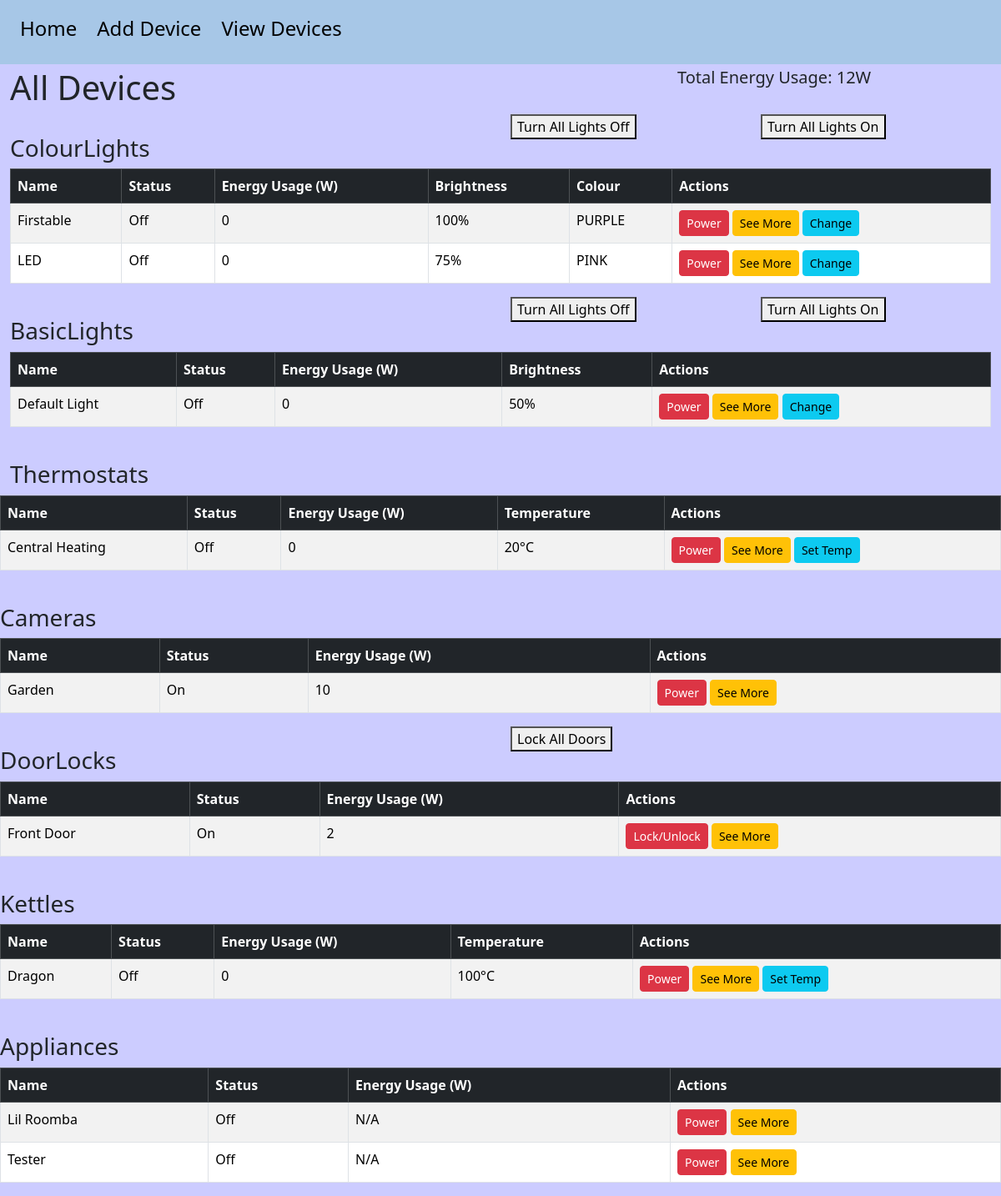
Before: /alldevices with the older database file.
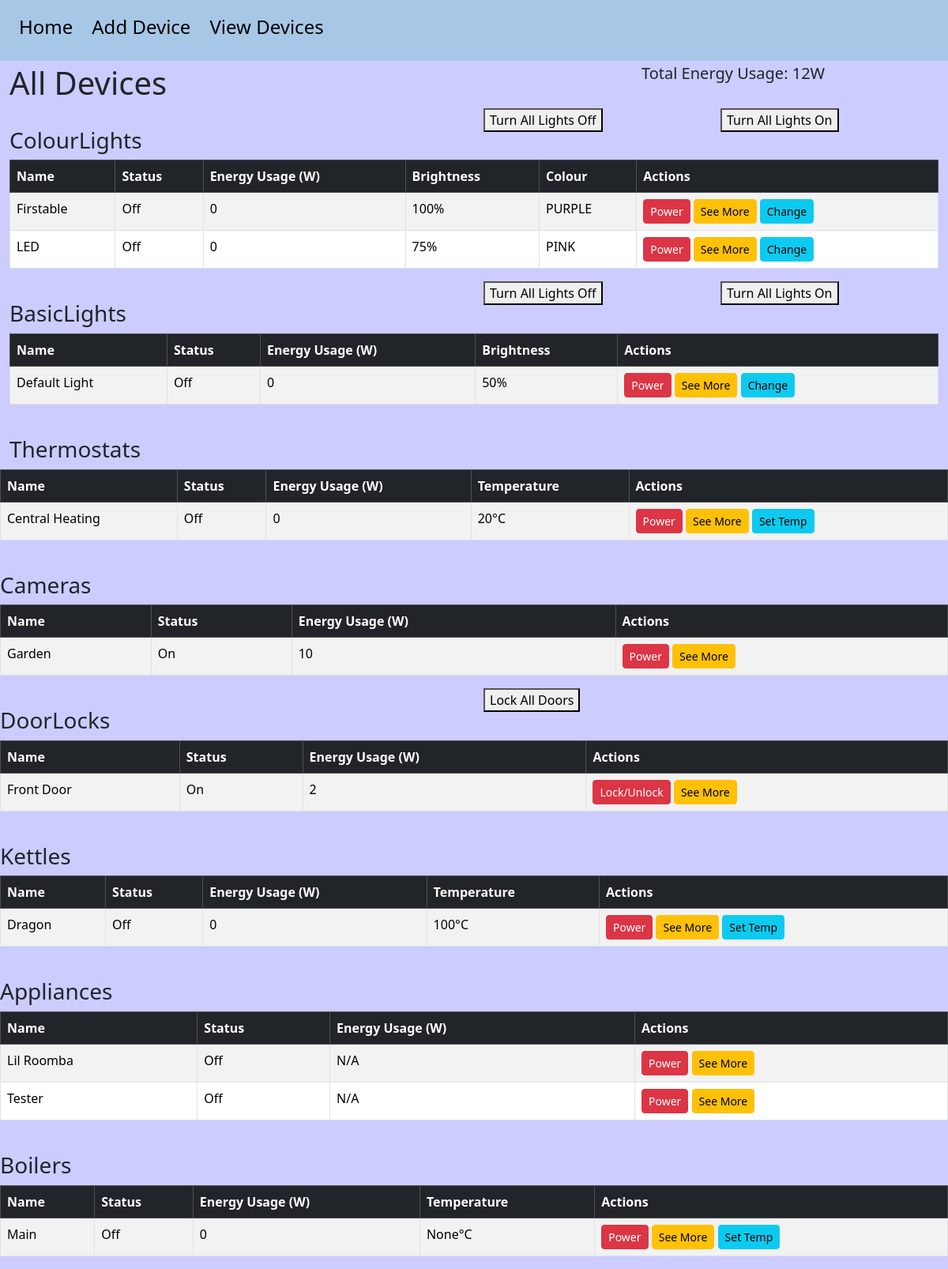
After: the same page with the newer database file.
### database.py (models this page shows, shortened)
class Device(db.Model):
    __tablename__ = "devices"
    id = db.Column(db.Integer, primary_key=True)
    name = db.Column(db.String(80), nullable=False)
    type = db.Column(db.String(20), nullable=False)
    status = db.Column(db.Boolean, default=False)
    temperature = db.Column(db.Integer, nullable=True)
    brightness = db.Column(db.Integer, nullable=True)
    colour = db.Column(db.String(20), nullable=True)

### routes.py (the view)
@app.route('/alldevices', methods=['GET'])
def view_all():
    devices = Device.query.all()
    grouped_devices = defaultdict(list)
    device_objects = {}
    for dev in devices:
        grouped_devices[dev.type].append(dev)
        obj = None
        if dev.type == 'BasicLight':
            obj = BasicLight(dev.name, dev.brightness, Colour.DEFAULT, dev.status)
        elif dev.type == 'ColourLight':
            colour_enum = colour_from_string(dev.colour)
            obj = ColourLight(dev.name, dev.brightness, colour_enum, dev.status)
        elif dev.type == 'Kettle':
            obj = Kettle(dev.name, temperature=dev.temperature or 100, status=dev.status)
        elif dev.type == 'Boiler':
            obj = Boiler(dev.name, temperature=dev.temperature or 50, status=dev.status)
        elif dev.type == 'Thermostat':
            obj = Thermostat(dev.name, temperature=dev.temperature or 20, status=dev.status)
        elif dev.type == 'Camera':
            obj = Camera(dev.name, dev.status)
        elif dev.type == 'DoorLock':
            obj = DoorLock(dev.name, dev.status)
        if obj is not None and dev.id is not None:
            device_objects[int(dev.id)] = obj
    total_energy = sum(obj.get_energy_usage() for obj in device_objects.values())
    return render_template(
        "devicelist.html",
        grouped_devices=grouped_devices,
        device_objects=device_objects,
        total_energy=total_energy,
        title = 'Devices'
    )

### models.py (called while the page is built)
def colour_from_string(colour_str):
    try:
        return Colour[colour_str.upper()]
    except (KeyError, AttributeError):
        return Colour.DEFAULT

    @colour.setter
    def colour(self, colour):
        if not isinstance(colour, Colour):
            raise TypeError("Colour must be a valid Colour enum")
        if not self._is_colour_allowed(colour):
            raise ValueError(f"This Device cannot change colours")
        self._colour = colour

    @brightness.setter
    def brightness(self, value):
        if 0 <= value <= 100:
            self._brightness = value
        else:
            raise ValueError("Brightness must be between 0 and 100")

    def _is_colour_allowed(self, colour: Colour) -> bool:
        return colour in self.ALLOWED_COLOURS

    def get_energy_usage(self):
        return 5 if self._status else 0

    def _is_colour_allowed(self, colour: Colour) -> bool:
        return True  # All colours allowed

    def get_energy_usage(self):
        return 5 if self._status else 0

    @SuperTemp.temperature.setter
    def temperature(self, value):
        if 60 <= value <= 100:
            self._temperature = value
        else:
            raise ValueError("Temperature must be between 60 and 100")

    def get_energy_usage(self):
        return 20 if self._status else 0

    @SuperTemp.temperature.setter
    def temperature(self, value):
        if 10 <= value <= 30:
            self._temperature = value
        else:
            raise ValueError("Temperature must be between 10 and 30")

    def get_energy_usage(self):
        return 50 if self._status else 0

    @SuperTemp.temperature.setter
    def temperature(self, value):
        if 40 <= value <= 60:
            self._temperature = value
        else:
            raise ValueError("Temperature must be between 40 and 60")

    def get_energy_usage(self):
        return 50 if self._status else 0

    def get_energy_usage(self):
        return 10 if self._status else 0

    def get_energy_usage(self):
        return 2 if self._status else 0

### templates/devicelist.html (shortened to what this page needs)
{% extends 'base.html' %}
{% block body %}
<div class="row">
    <div class="col">
        <h1>All Devices</h1>
    </div>
    <div class="col"></div>
    <div class="col">
        <h5>Total Energy Usage: {{ total_energy }}W</h5>
    </div>
</div>
{% for type, devices in grouped_devices.items() %}
<div class="row">
    <div class="col">
        <h3 class="mt-4">{{ type }}s</h3>
    </div>
    <div class="col">
        {% if type == 'BasicLight' or type == 'ColourLight' %}
        <div class="row">
            <div class="col">
                <form method="POST" action="{{ url_for('turn_off_lights') }}">
                    <button type="submit" style="margin-bottom: 10px;">Turn All Lights Off</button>
                </form>
            </div>
            <div class="col">
                <form method="POST" action="{{ url_for('turn_on_lights') }}">
                    <button type="submit" style="margin-bottom: 10px;">Turn All Lights On</button>
                </form>
                {% endif %}
                {% if type == 'DoorLock' %}
                <form method="POST" action="{{ url_for('lock_all_doors') }}">
                    <button type="submit" style="margin-bottom: 10px;">Lock All Doors</button>
                </form>
                {% endif %}
            </div>
        </div>
    </div>
</div>
    <table class="table table-striped table-bordered">
        <thead class="table-dark">
            <tr>
                <th>Name</th>
                <th>Status</th>
                <th>Energy Usage (W)</th>
                {% if type == 'Thermostat' or type == 'Kettle' or type == 'Boiler' %}
                    <th>Temperature</th>
                {% endif %}
                {% if type == 'BasicLight' or type == 'ColourLight' %}
                    <th>Brightness</th>
                {% endif %}
                {% if type == 'ColourLight' %}
                    <th>Colour</th>
                {% endif %}
                <th>Actions</th>
            </tr>
        </thead>
        <tbody>
            {% for device in devices %}
            <tr>
                <td>{{ device.name }}</td>
                <td>{{ 'On' if device.status else 'Off' }}</td>
                <td>
                {% if device.id in device_objects %}
                {{ device_objects[device.id].get_energy_usage() }}
                {% else %}
                N/A
                {% endif %}
                </td>
                {% if type == 'Thermostat' or type == 'Kettle' or type == 'Boiler' %}
                <td>{{ device.temperature }}°C</td>
                {% endif %}
                {% if type == 'BasicLight' or type== 'ColourLight' %}
                <td>{{ device.brightness }}%</td>
                {% endif %}
                {% if type== 'ColourLight' %}
                <td>{{ device.colour }}</td>
                {% endif %}
                <td>
                    {% if type == 'DoorLock' %}
                    <form method="POST" action="{{ url_for('toggle_device', device_id=device.id) }}" style="display:inline;">
                        <button class="btn btn-sm btn-danger">Lock/Unlock</button>
                    </form>
                    {% else %}
                    <form method="POST" action="{{ url_for('toggle_device', device_id=device.id) }}" style="display:inline;">
                        <button class="btn btn-sm btn-danger">Power</button>
                    </form>
                    {% endif %}
                    <form method="POST" action="{{ url_for('device_info', device_id=device.id) }}" style="display:inline;">
                        <button class="btn btn-sm btn-warning">See More</button>
                    </form>
                    {% if type == 'Thermostat' or type == 'Kettle' or type == 'Boiler' %}
                        <a class="btn btn-sm btn-info" href="{{ url_for('update_temperature', device_id=device.id) }}">Set Temp</a>
                    {% endif %}
                    {% if type == 'BasicLight' or type == 'ColourLight' %}
                        <a class="btn btn-sm btn-info" href="{{ url_for('update_light', device_id=device.id) }}">Change</a>
                    {% endif %}
                </td>
            </tr>
            {% endfor %}
        </tbody>
    </table>
{% endfor %}
{% endblock %}

### templates/base.html (shortened to what this page needs)
<!DOCTYPE html>
<html>
<head>
    <link href="/static/bootstrap.min.css" rel="stylesheet">
    <link href="/static/style.css" rel="stylesheet">
</head>
<body>
    <header>
        <div class="container-fluid">
            <div class="row">
                <div class="col-6">
                    <nav>
                        <a href="{{ url_for('home') }}"><h4>Home</h4></a>
                        <a href="{{ url_for('add_device') }}"><h4>Add Device</h4></a>
                        <a href="{{ url_for('view_all') }}"><h4>View Devices</h4></a>
                    </nav>
                </div>
            </div>
        </div>
    </header>
    <div class="container-fluid" id="maincontent">
    {% block body %} {% endblock %}
</body>
</html>

### static/style.css (style rules this page uses)
header { background-color: #A7C7E7; }
nav a { float: left; text-align: center; padding: 20px 12px; text-decoration: none; font-weight: 400; color: black; }
body { background-color: #CCCCFF; }
#maincontent { padding-top: 4px; }

Changed rows visible on the page:
added Device: type "Boiler", shows "Temperature", name "Main", status "Off", device_objects "0", temperature "None"
